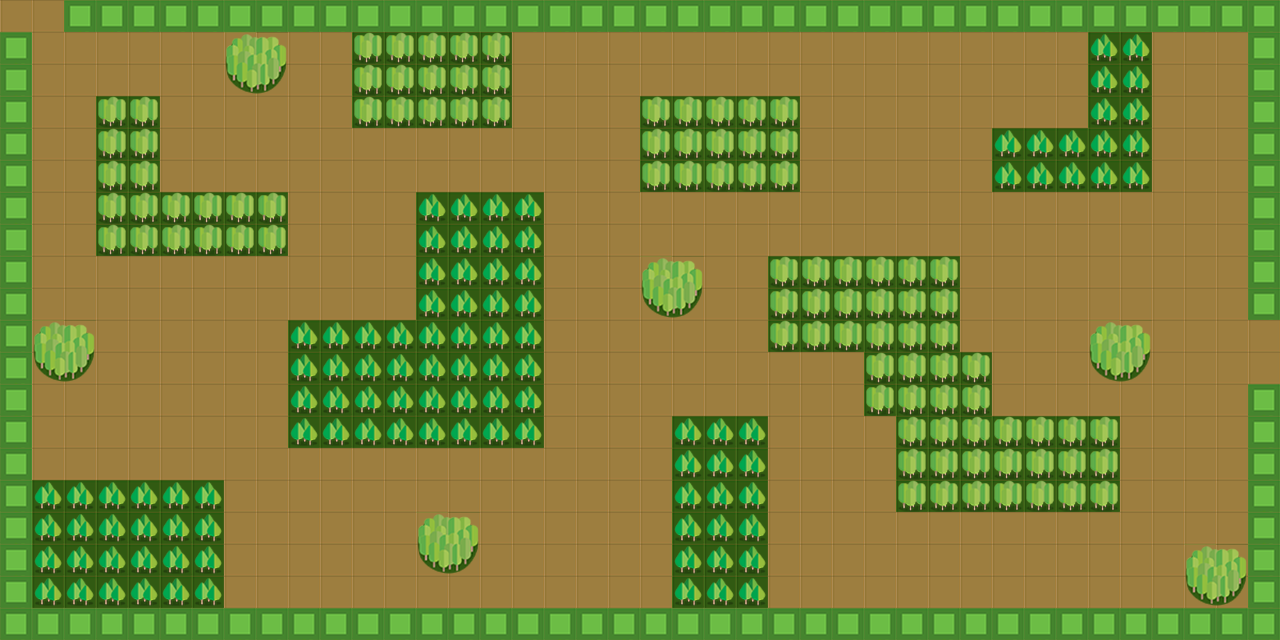

Below is a game level as drawn by its tile map, then a one-line description and the .tmx that defines it (tile-layer data replaced by summaries):
An orthogonal 40x20 tile map with 32x32 px tiles, 3 tile layers (groundLayer, platformLayer, treeLayer) and 4 objects (end, start, cow1, cow2).

<map version="1.2" tiledversion="1.3.5" orientation="orthogonal" renderorder="right-down" width="40" height="20" tilewidth="32" tileheight="32" infinite="0" nextlayerid="5" nextobjectid="6">
 <editorsettings>
  <export target="level03.json" format="json" />
 </editorsettings>
 <tileset firstgid="1" name="tiled-32x32" tilewidth="32" tileheight="32" tilecount="25" columns="5">
  <image source="tiled-32x32.png" width="160" height="160" />
  <tile id="2">
   <properties>
    <property name="block" type="bool" value="true" />
   </properties>
  </tile>
  <tile id="5">
   <properties>
    <property name="block" type="bool" value="true" />
   </properties>
  </tile>
  <tile id="9">
   <properties>
    <property name="block" type="bool" value="true" />
   </properties>
  </tile>
  <tile id="13">
   <properties>
    <property name="block" type="bool" value="true" />
   </properties>
  </tile>
  <tile id="14">
   <properties>
    <property name="block" type="bool" value="true" />
   </properties>
  </tile>
  <tile id="18">
   <properties>
    <property name="block" type="bool" value="true" />
   </properties>
  </tile>
  <tile id="19">
   <properties>
    <property name="block" type="bool" value="true" />
   </properties>
  </tile>
  <tile id="20">
   <properties>
    <property name="block" type="bool" value="true" />
   </properties>
  </tile>
  <tile id="21">
   <properties>
    <property name="block" type="bool" value="true" />
   </properties>
  </tile>
 </tileset>
 <layer id="1" name="groundLayer" width="40" height="20">
  <data>[800 cells, 800 non-empty, 1 distinct tile ids]</data>
 </layer>
 <layer id="2" name="platformLayer" width="40" height="20">
  <data>[800 cells, 313 non-empty, 2 distinct tile ids]</data>
 </layer>
 <layer id="4" name="treeLayer" width="40" height="20">
  <data>[800 cells, 225 non-empty, 6 distinct tile ids]</data>
 </layer>
 <objectgroup id="3" name="objectLayer">
  <object id="2" name="end" x="44.2203" y="16.0417">
   <point />
  </object>
  <object id="3" name="start" x="1263.14" y="373.461">
   <point />
  </object>
  <object id="4" name="cow1" x="928" y="76">
   <point />
  </object>
  <object id="5" name="cow2" x="818.667" y="570.667">
   <point />
  </object>
 </objectgroup>
</map>
